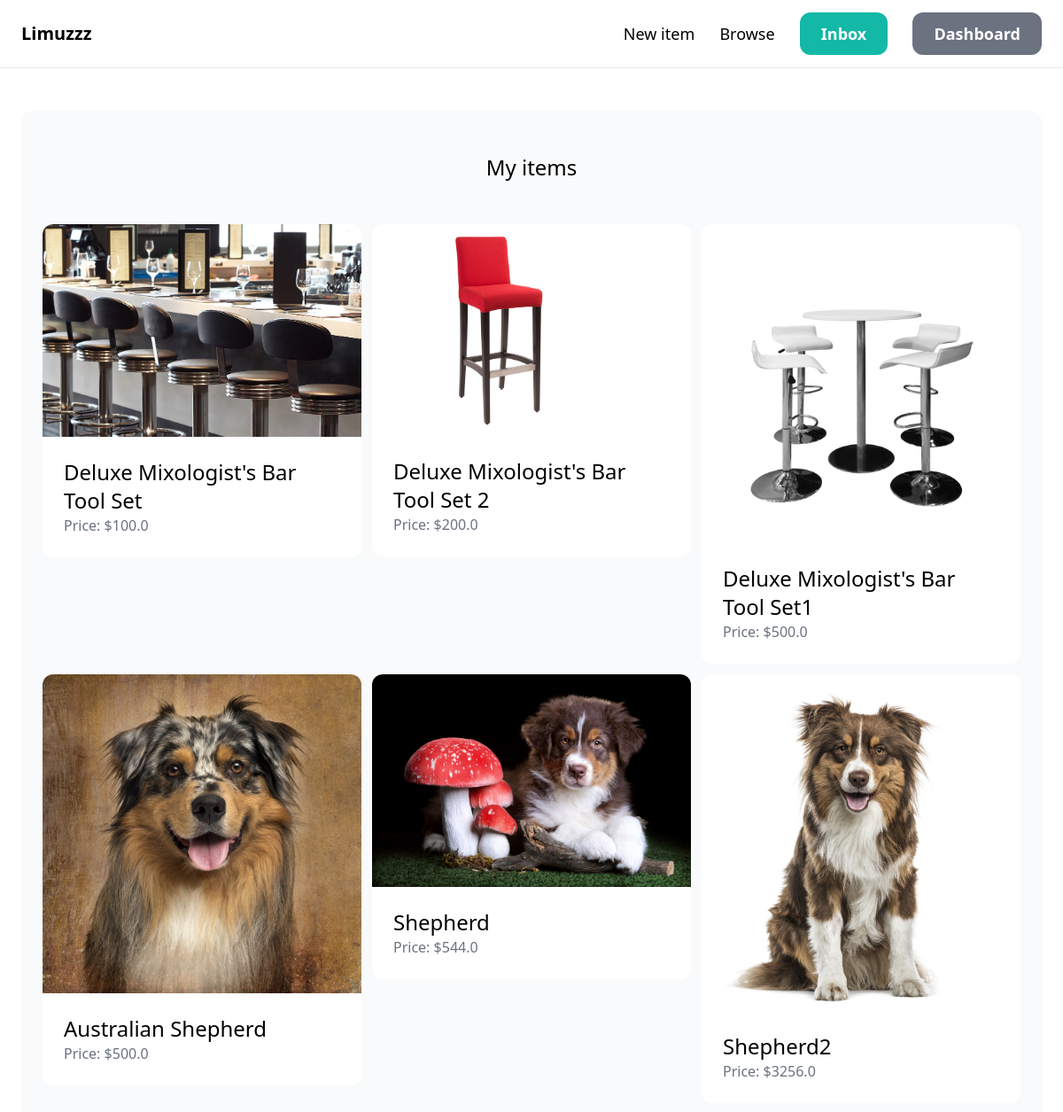
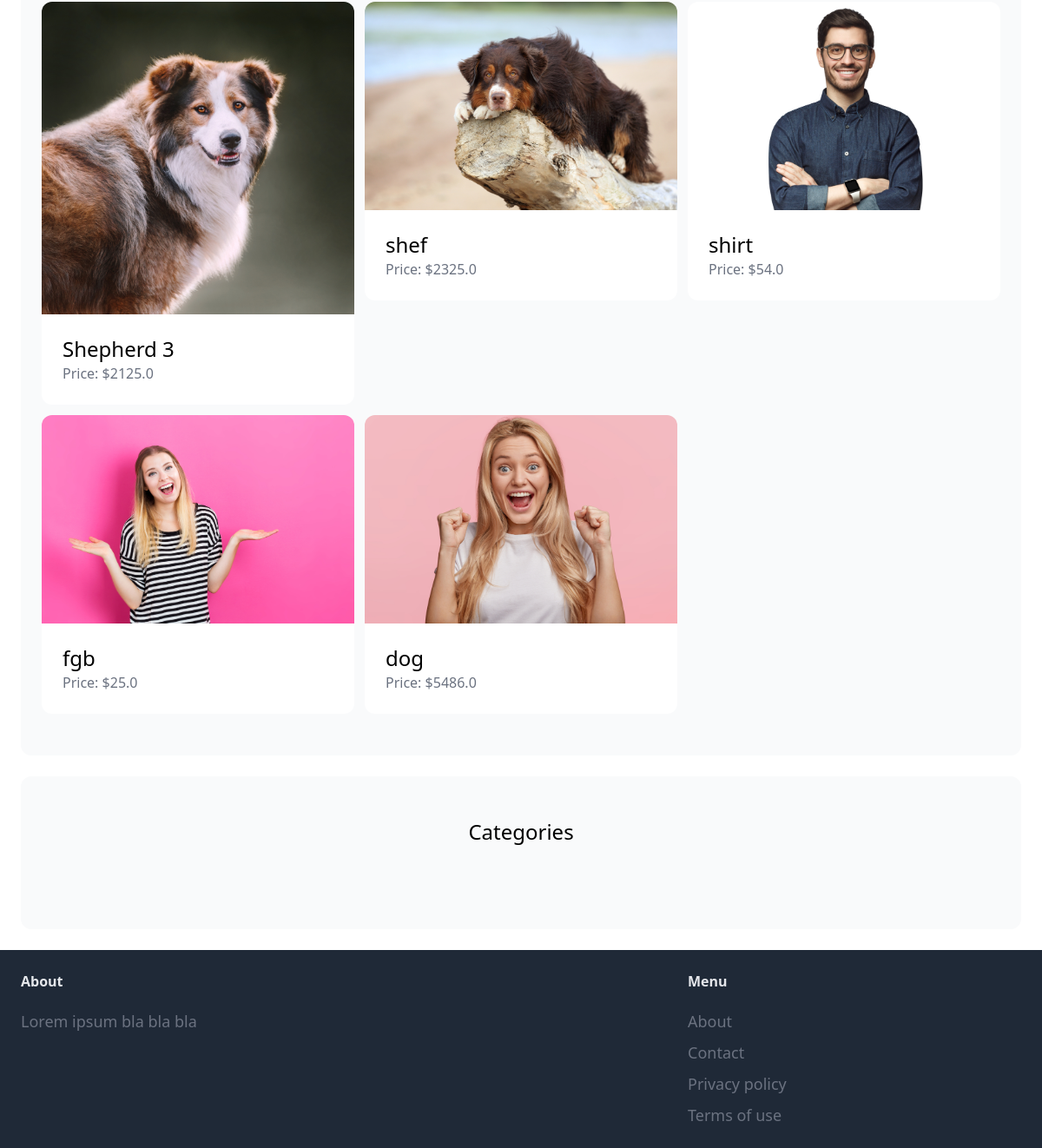
The page /dashboard/ (signed in) on the database its author committed (2 pictures, top to bottom).
### item/models.py (models this page shows, shortened)
class Item(models.Model):
    category= models.ForeignKey(Category, related_name='items', on_delete=models.CASCADE)
    name = models.CharField(max_length=255)
    description = models.TextField(blank=True, null=True)
    price = models.FloatField()
    image = models.ImageField(upload_to='item_images', blank=True, null=True)
    is_sold = models.BooleanField(default=False)
    created_by = models.ForeignKey(User, related_name='iteams', on_delete=models.CASCADE)
    created_at = models.DateTimeField(auto_now=True)

### dashboard/views.py (the view)
# urls.py: path('', views.index, name='index'),
def index(request):
    items = Item.objects.filter(created_by=request.user)
    return render(request, 'dashboard/index.html',{
        'items': items,
    })

### dashboard/templates/dashboard/index.html (shortened to what this page needs)
{% extends "core/base.html" %}
{% block content %}
    <div class="mt-6 px-6 py-12 bg-gray-50 rounded-xl">
        <h2 class="mb-12 text-2xl text-center">My items</h2>
        <div class="grid grid-cols-3 gap-3">
            {%  for item in items %}
            <div>
                <a href="{% url 'item:detail' item.id %}">
                    <div>
                        {% if item.image %}
                            <img src="{{ item.image.url }}" class="rounded-t-xl">
                        {% else %}
                            <p>No image available</p>
                        {% endif %}
                    </div>
                    <div class="p-6 bg-white rounded-b-xl">
                        <h2 class="text-2xl">{{item.name}}</h2>
                        <p class="text-gray-500">Price: ${{item.price}} </p>
                    </div>
                </a>
            </div>
            {% endfor %}
        </div>
    </div>
    <div class="mt-6 px-6 py-12 bg-gray-50 rounded-xl">
        <h2 class="mb-12 text-2xl text-center">Categories</h2>
    </div>
{% endblock %}

### rows shown on the page
Item: image (picture), name "Deluxe Mixologist's Bar Tool Set", price "100.0"
Item: image (picture), name "Deluxe Mixologist's Bar Tool Set 2", price "200.0"
Item: image (picture), name "Deluxe Mixologist's Bar Tool Set1", price "500.0"
Item: image (picture), name "Australian Shepherd", price "500.0"
Item: image (picture), name "Shepherd", price "544.0"
Item: image (picture), name "Shepherd2", price "3256.0"
Item: image (picture), name "Shepherd 3", price "2125.0"
Item: image (picture), name "shef", price "2325.0"
Item: image (picture), name "shirt", price "54.0"
Item: image (picture), name "fgb", price "25.0"
Item: image (picture), name "dog", price "5486.0"
